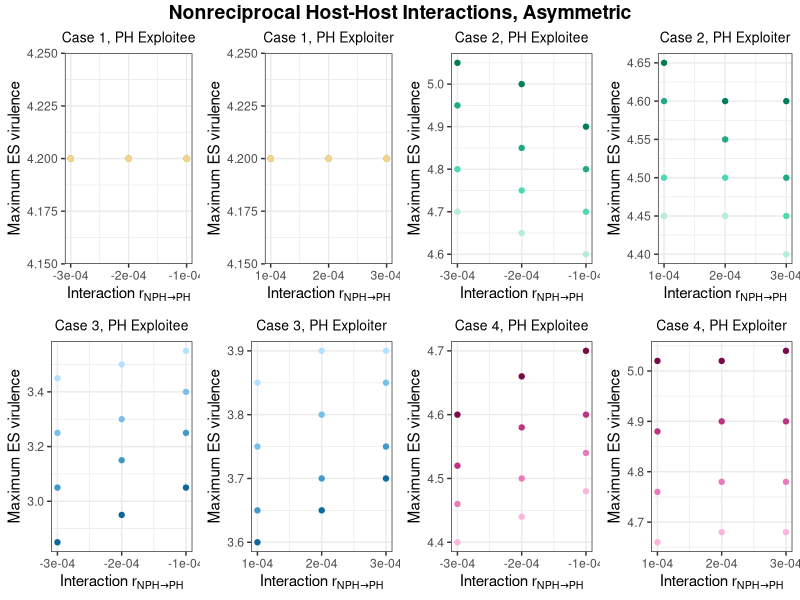
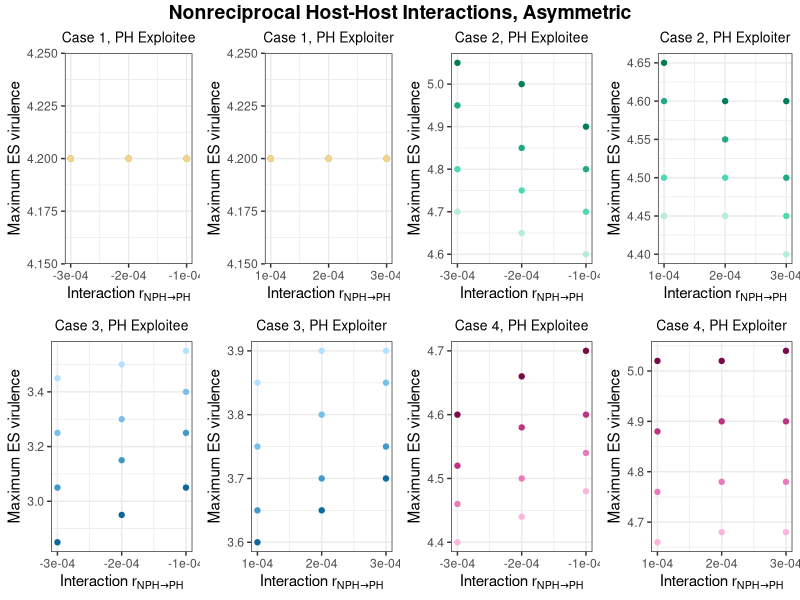

Write the R code that produced these figures, in order.
library(ggplot2)
library(ggpubr)
cbPalette <- c("#999999", "#E69F00", "#56B4E9", "#009E73", "#F0E442", "#0072B2", "#D55E00", "#CC79A7")
#Figure for raw data of asymmetric, nonreciprocal interactions
onwardtrans_recip_com<- read.table(header = TRUE, text = "
 n      high	highmed  medlow low
-0.0003	2.85	3.05	3.25	3.45
-0.0002	2.95	3.15	3.3	3.5
-0.0001	3.05	3.25	3.4	3.55
")


onwardrecip_com <- ggplot(data = onwardtrans_recip_com, aes(x = n)) +
  scale_colour_manual(values=cbPalette)+
  geom_point(aes(y = high), color = "#0C689C") + 
  geom_point(aes(y = highmed), color = "#4199CA") +
  geom_point(aes(y = medlow), color = "#78C0E8") + 
  geom_point(aes(y = low), color = "#B2E3FE") +
  ggtitle("Case 3, PH Exploitee")+
  theme_bw()+
  theme(plot.title = element_text(hjust = 0.5))+
  theme(plot.title = element_text(size = 10))+
  scale_x_continuous(breaks=seq(-0.0003,-0.0001,0.0001))+
  labs(x = expression("Interaction r"["NPH" %->% "PH"])) + ylab("Maximum ES virulence")

onwardtrans_recip_mut<- read.table(header = TRUE, text = "
 n      high	highmed  medlow low
0.0001	3.6	3.65	3.75	3.85
0.0002	3.65	3.7	3.8	3.9
0.0003	3.7	3.75	3.85	3.9
")


onwardrecip_mut <- ggplot(data = onwardtrans_recip_mut, aes(x = n)) +
  scale_colour_manual(values=cbPalette)+
  geom_point(aes(y = high), color = "#0C689C") + 
  geom_point(aes(y = highmed), color = "#4199CA") +
  geom_point(aes(y = medlow), color = "#78C0E8") + 
  geom_point(aes(y = low), color = "#B2E3FE") +
  ggtitle("Case 3, PH Exploiter")+
  theme_bw()+
  theme(plot.title = element_text(hjust = 0.5))+
  theme(plot.title = element_text(size = 10))+
  scale_x_continuous(breaks=seq(0.0001,0.0003,0.0001))+
  labs(x = expression("Interaction r"["NPH" %->% "PH"])) + ylab("Maximum ES virulence")


suscep_recip_com<- read.table(header = TRUE, text = "
 n      high	highmed  medlow low
-0.0003	4.2	4.2	4.2	4.2
-0.0002	4.2	4.2	4.2	4.2
-0.0001	4.2	4.2	4.2	4.2
")

susceprecip_com <- ggplot(data = suscep_recip_com, aes(x = n)) +
  scale_colour_manual(values=cbPalette)+
  geom_point(aes(y = high), color = "#AB7703") + 
  geom_point(aes(y = highmed), color = "#D3A235") +
  geom_point(aes(y = medlow), color = "#E7BE63") + 
  geom_point(aes(y = low), color = "#F5D58E") +
  ggtitle("Case 1, PH Exploitee")+
  theme_bw()+
  theme(plot.title = element_text(hjust = 0.5))+
  theme(plot.title = element_text(size = 10))+
  scale_x_continuous(breaks=seq(-0.0003,-0.0001,0.0001))+
  labs(x = expression("Interaction r"["NPH" %->% "PH"])) + ylab("Maximum ES virulence")


suscep_recip_mut<- read.table(header = TRUE, text = "
 n      high	highmed  medlow low
0.0001	4.2	4.2	4.2	4.2
0.0002	4.2	4.2	4.2	4.2
0.0003	4.2	4.2	4.2	4.2
")

susceprecip_mut <- ggplot(data = suscep_recip_mut, aes(x = n)) +
  scale_colour_manual(values=cbPalette)+
  geom_point(aes(y = high), color = "#AB7703") + 
  geom_point(aes(y = highmed), color = "#D3A235") +
  geom_point(aes(y = medlow), color = "#E7BE63") + 
  geom_point(aes(y = low), color = "#F5D58E") +
  ggtitle("Case 1, PH Exploiter")+
  theme_bw()+
  theme(plot.title = element_text(hjust = 0.5))+
  theme(plot.title = element_text(size = 10))+
  scale_x_continuous(breaks=seq(0.0001,0.0003,0.0001))+
  labs(x = expression("Interaction r"["NPH" %->% "PH"])) + ylab("Maximum ES virulence")

excessdeath_recip_com<- read.table(header = TRUE, text = "
 n      high	highmed  medlow low
-0.0003	4.6	4.52	4.46	4.4
-0.0002	4.66	4.58	4.5	4.44
-0.0001	4.7	4.6	4.54	4.48
")

excessdeathrecip_com <- ggplot(data = excessdeath_recip_com, aes(x = n)) +
  scale_colour_manual(values=cbPalette)+
  geom_point(aes(y = high), color = "#7B0A49") + 
  geom_point(aes(y = highmed), color = "#BE3481") +
  geom_point(aes(y = medlow), color = "#E87BB8") + 
  geom_point(aes(y = low), color = "#FBB5DC") +
  ggtitle("Case 4, PH Exploitee")+
  theme_bw()+
  theme(plot.title = element_text(hjust = 0.5))+
  theme(plot.title = element_text(size = 10))+
  scale_x_continuous(breaks=seq(-0.0003,-0.0001,0.0001))+
  labs(x = expression("Interaction r"["NPH" %->% "PH"])) + ylab("Maximum ES virulence")

excessdeath_recip_mut<- read.table(header = TRUE, text = "
 n      high	highmed  medlow low
0.0001	5.02	4.88	4.76	4.66
0.0002	5.02	4.9	4.78	4.68
0.0003	5.04	4.9	4.78	4.68
")

excessdeathrecip_mut <- ggplot(data = excessdeath_recip_mut, aes(x = n)) +
  scale_colour_manual(values=cbPalette)+
  geom_point(aes(y = high), color = "#7B0A49") + 
  geom_point(aes(y = highmed), color = "#BE3481") +
  geom_point(aes(y = medlow), color = "#E87BB8") + 
  geom_point(aes(y = low), color = "#FBB5DC") +
  ggtitle("Case 4, PH Exploiter")+
  theme_bw()+
  theme(plot.title = element_text(hjust = 0.5))+
  theme(plot.title = element_text(size = 10))+
  scale_x_continuous(breaks=seq(0.0001,0.0003,0.0001))+
  labs(x = expression("Interaction r"["NPH" %->% "PH"])) + ylab("Maximum ES virulence")

growth_recip_com<- read.table(header = TRUE, text = "
 n      high	highmed  medlow low
-0.0003	5.05	4.95	4.8	4.7
-0.0002	5	4.85	4.75	4.65
-0.0001	4.9	4.8	4.7	4.6

")

growthrecip_com <- ggplot(data = growth_recip_com, aes(x = n)) +
  scale_colour_manual(values=cbPalette)+
  geom_point(aes(y = high), color = "#017D5B") + 
  geom_point(aes(y = highmed), color = "#20A984") +
  geom_point(aes(y = medlow), color = "#4ED8B3") + 
  geom_point(aes(y = low), color = "#B3EBDC") +
  ggtitle("Case 2, PH Exploitee")+
  theme_bw()+
  theme(plot.title = element_text(hjust = 0.5))+
  theme(plot.title = element_text(size = 10))+
  scale_x_continuous(breaks=seq(-0.0003,-0.0001,0.0001))+
  labs(x = expression("Interaction r"["NPH" %->% "PH"])) + ylab("Maximum ES virulence")

growth_recip_mut<- read.table(header = TRUE, text = "
 n      high	highmed  medlow low
0.0001	4.65	4.6	4.5	4.45
0.0002	4.6	4.55	4.5	4.45
0.0003	4.6	4.5	4.45	4.4
")

growthrecip_mut <- ggplot(data = growth_recip_mut, aes(x = n)) +
  scale_colour_manual(values=cbPalette)+
  geom_point(aes(y = high), color = "#017D5B") + 
  geom_point(aes(y = highmed), color = "#20A984") +
  geom_point(aes(y = medlow), color = "#4ED8B3") + 
  geom_point(aes(y = low), color = "#B3EBDC") +
  ggtitle("Case 2, PH Exploiter")+
  theme_bw()+
  theme(plot.title = element_text(hjust = 0.5))+
  theme(plot.title = element_text(size = 10))+
  scale_x_continuous(breaks=seq(0.0001,0.0003,0.0001))+
  labs(x = expression("Interaction r"["NPH" %->% "PH"])) + ylab("Maximum ES virulence")


figure3<- ggarrange(susceprecip_com, susceprecip_mut, growthrecip_com, growthrecip_mut, onwardrecip_com, onwardrecip_mut, excessdeathrecip_com, excessdeathrecip_mut,
                    ncol = 4, nrow = 2)
figure3 <-annotate_figure(figure3, 
                          top = text_grob("Nonreciprocal Host-Host Interactions, Asymmetric", face = "bold", size = 14))
print(figure3)
ggsave(file = "SFig_Nonecip_Asymm.eps")   
